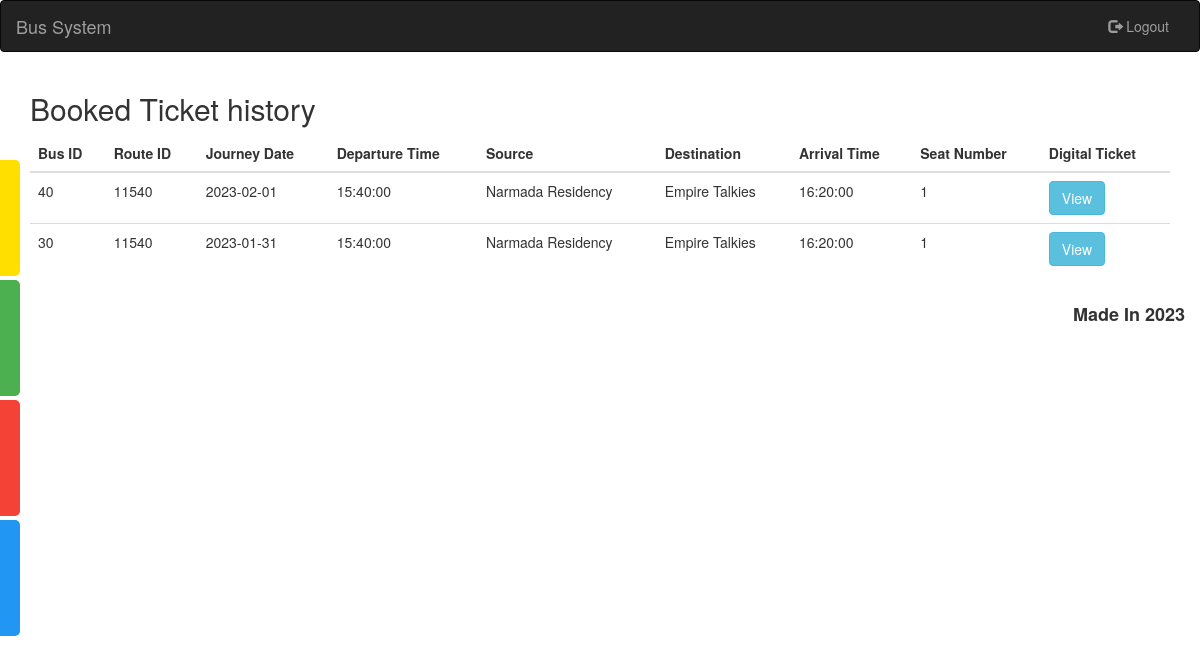
Screenshot of /Controller/TicketViewController.php (signed in) with the database file from the repository.
### tables this page shows
CREATE TABLE `seat_matrix` (
  `BID` int(11) NOT NULL,
  `RID` int(11) NOT NULL,
  `SeatNo` int(11) NOT NULL,
  `Passenger` int(11) DEFAULT NULL,
  `BusDate` date DEFAULT NULL
);

CREATE TABLE `routes` (
  `RID` int(11) NOT NULL,
  `STime` time DEFAULT NULL,
  `DTime` time DEFAULT NULL,
  `Src` varchar(20) DEFAULT NULL,
  `Dst` varchar(20) DEFAULT NULL,
  `Capacity` int(11) DEFAULT NULL
);

### Controller/TicketViewController.php (called while the page is built, shortened)
<?php
require_once '../Model/BookedTicketModel.php';
    $bookedTicketModel = new BookedTicketModel();
    $result1 = $bookedTicketModel->getResult1();
include '../View/view_tickets.php';
?>

### Model/BookedTicketModel.php (called while the page is built, shortened)
<?php
class BookedTicketModel
{
    private $row;
    private $result1;
    public function __construct()
    {
        $conn = require ("../Dao/Connection.php");
        $userID = $_SESSION['UserID'];
        $sql="SELECT Type FROM busbooking.passenger WHERE ID='$userID'";
        $result = $conn->query($sql);
        $sql1 = "SELECT * FROM busbooking.seat_matrix JOIN busbooking.routes ON busbooking.seat_matrix.RID = busbooking.routes.RID WHERE Passenger = '$userID' ORDER BY BusDate DESC";
        $result1 = $conn->query($sql1);
    }
    public function getRow()
    {
        return $this->row;
    }
    public function setRow($row): void
    {
        $this->row = $row;
    }
    public function getResult1()
    {
        return $this->result1;
    }
    public function setResult1($result1): void
    {
        $this->result1 = $result1;
    }
}

### View/view_tickets.php (the view, shortened to what this page needs)
    <!DOCTYPE html>
<html lang="en">
  <?php
    require_once 'header.php';
  ?>
<body>
	<?php require 'navbar.php';?>
  <div id="mySidenav" class="sidenav">
  <a href="../View/dashboard.php" id="dashboard">Go Home<span class="glyphicon glyphicon-home"></span></a>
	<a href="../View/cancelTicket.php" id="cancel">Cancel Tickets<span class="glyphicon glyphicon-remove-circle"></span></a>
  <a href="../View/bookTicket.php" id="view">Book Tickets<span class="glyphicon glyphicon-send"></span></a>
  <a href="../View/profile.php" id="profile">Your Profile<span class="glyphicon glyphicon-user"></span></a>
</div>
  <div class="container">
    <h2>Booked Ticket history</h2>
    <table class="table table-hover">
          <thead>
            <tr>
              <th>Bus ID</th>
              <th>Route ID</th>
              <th>Journey Date</th>
              <th>Departure Time</th>
              <th>Source</th>
              <th>Destination</th>
              <th>Arrival Time</th>
              <th>Seat Number</th>
              <th>Digital Ticket</th>
            </tr>
          </thead>
          <tbody>
          <?php
          while ($row = $result1->fetch_assoc()) {
              echo '<tr>
                  <td>' . $row["BID"] . '</td>
                  <td>' . $row["RID"] . '</td>
                  <td>' . $row["BusDate"] . '</td>
                  <td>' . $row["STime"] . '</td>
                  <td>' . $row["Src"] . '</td>
                  <td>' . $row["Dst"] . '</td>
                  <td>' . $row["DTime"] . '</td>
                  <td>' . $row["SeatNo"] . '</td>
                  <td><a href="/BusKaro/View/ticket.php?seat=' . $row['SeatNo'] . '&bid=' . $row['BID'] . '" class="btn btn-info" role="button">View</a></td>
                </tr>';
          }
          ?>
          </tbody>
      </table>
    </div>
    <?php require_once '../View/footer.php' ?>
</body>

### View/header.php (shortened to what this page needs)
<head>
  <link rel="stylesheet" href="https://maxcdn.bootstrapcdn.com/bootstrap/3.3.7/css/bootstrap.min.css">
  <link rel="stylesheet" href="../passenger/css/sidebar.css">
  <link rel="stylesheet" href="https://use.fontawesome.com/releases/v5.5.0/css/all.css">
</head>

### View/navbar.php (shortened to what this page needs)
<nav class="navbar navbar-inverse">
  <div class="container-fluid">
    <div class="navbar-header">
      <a class="navbar-brand" href="../View/dashboard.php">Bus System</a>
    </div>
    <div class="collapse navbar-collapse" id="myNavbar">
      <ul class="nav navbar-nav navbar-right">
        <li><a href="../View/logout.php"><span class="glyphicon glyphicon-log-out"></span>&nbsp;Logout</a></li>
      </ul>
    </div>
  </div>
</nav>

### View/footer.php
<footer class="container-fluid text-right bg-nav fixed-bottom" style="top:0%">
    <h4><b>Made In 2023</b></h4>
</footer>

### passenger/css/sidebar.css (style rules this page uses)
#mySidenav a { position: absolute; left: -80px; transition: 0.3s; padding: 15px; width: 100px; text-decoration: none; font-size: 20px; color: white; border-radius: 0 5px 5px 0; }
#dashboard { top: 160px; background-color: #FFDF00; }
#view { top: 280px; background-color: #4CAF50; }
#cancel { top: 400px; background-color: #f44336; }
#profile { top: 520px; background-color: #2196F3; }

### rows the page displays
seat_matrix: BID "40", RID.RID "11540", BusDate "2023-02-01", RID.STime "15:40:00", RID.Src "Narmada Residency", RID.Dst "Empire Talkies", RID.DTime "16:20:00", SeatNo "1"
seat_matrix: BID "30", RID.RID "11540", BusDate "2023-01-31", RID.STime "15:40:00", RID.Src "Narmada Residency", RID.Dst "Empire Talkies", RID.DTime "16:20:00", SeatNo "1"
